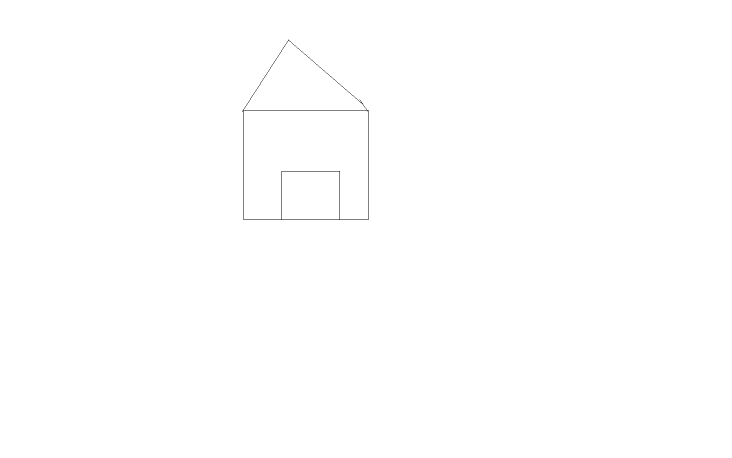
#> input picture ipynb/home.jpg, 1463 x 915 px, found by its file name (shown at 1/2 size)
$ jupyter execute 'Approximation contours.ipynb'
#> lines starting #> are read from the running program, lines starting #| are printed output that depends on the picture; after the words box and inside, x2 and y2 are one past the last pixel; in counts of white or black regions, pixels touching at a corner belong together
[cell 1]
import cv2

img = cv2.imread("C:/Users/kandu/Desktop/All sub/ComputerVision/ipynb/home.jpg")
#> img is the input picture: shape (915, 1463, 3); 99.9% white; black in thin lines or dots, all inside (x1, y1, x2, y2) = (484, 79, 737, 440)
cv2.imshow("Original Image", img)
cv2.waitKey()
cv2.destroyAllWindows()

[cell 2]
gray_img = cv2.cvtColor(img, cv2.COLOR_BGR2GRAY)

_, thres = cv2.threshold(gray_img, 75, 120, cv2.THRESH_BINARY_INV)
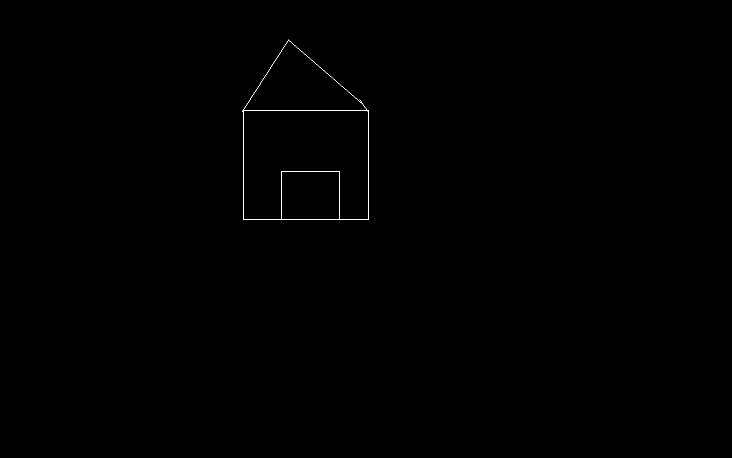
#> thres: shape (915, 1463) (shown at 1/2 size); values 0 (black) and 120 (white), 0.12% white in thin lines or dots, all inside (x1, y1, x2, y2) = (484, 79, 737, 440)

contours, hierachy = cv2.findContours(gray_img, cv2.RETR_LIST, cv2.CHAIN_APPROX_NONE)
#> contours = 229 contours, 225 with area under 20; largest, box (x1, y1, x2, y2) and area: (0, 0, 1463, 915) 1336268, (485, 217, 738, 441) 55474, (488, 221, 736, 439) 42152, (564, 343, 679, 439) 10830

for c in contours:
    x,y,w,h = cv2.boundingRect(c)
    cv2.rectangle(img, (x,y), (w+x, h+y), (223, 32, 23), 3)
    cv2.imshow("rectangle", img)
    cv2.waitKey()
#> this loop made 229 passes
#> (c, x, y, w, h) on passes 2, 7, 8: ([[483, 223], [484, 222], [485, 223], [484, 224]], 483, 222, 3, 3), ([[487, 217], [488, 216], [489, 217], [488, 218]], 487, 216, 3, 3), ([[730, 216], [731, 215], [732, 216], [731, 217]], 730, 215, 3, 3)
#> pass 1, `cv2.imshow("rectangle", img)`:
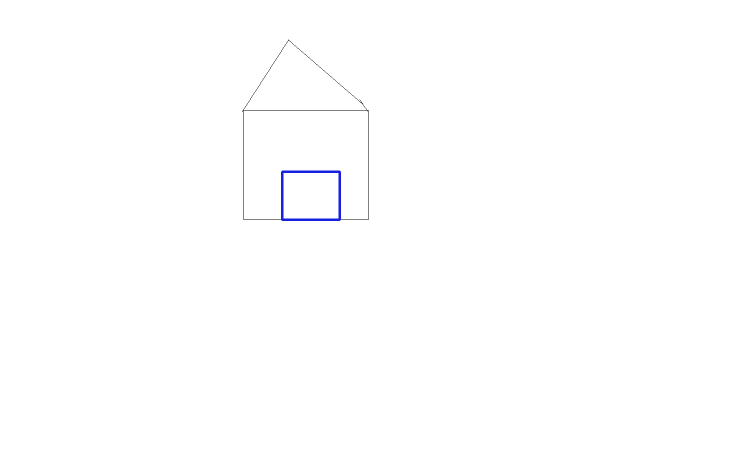
#> window 'rectangle': shape (915, 1463, 3) (shown at 1/2 size); mean B, G, R 254.7, 254.4, 254.4
#> after the loop:
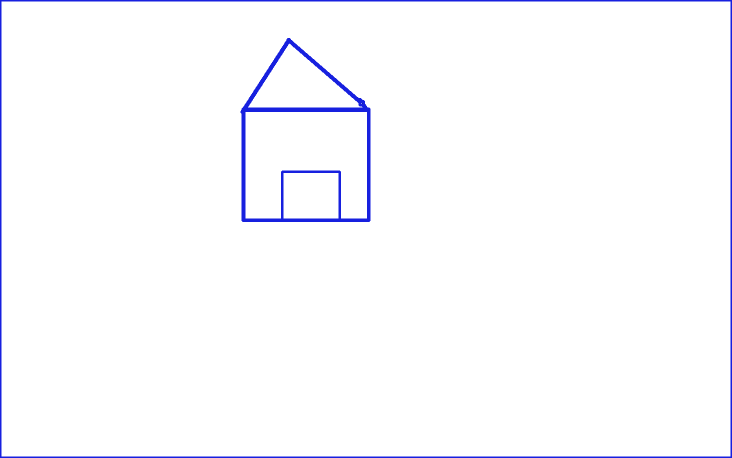
#> img: shape (915, 1463, 3) (shown at 1/2 size); 1.77% of pixels changed, all inside (x1, y1, x2, y2) = (0, 0, 1463, 915)

# cv2.approxPolyDP(contour, Approximation_Accuracy, Closed)

for c in contours:
    accuracy = cv2.arcLength(c, True)*0.03
    approx = cv2.approxPolyDP(c, accuracy, True)
    cv2.drawContours(img, [approx], 0, (0, 0, 0), 3)
    cv2.imshow("actual shape", img)
    cv2.waitKey()
#> this loop made 229 passes
#> (accuracy, approx) on passes 1, 2, 5: (12.54, [[564, 343], [564, 438], [678, 438], [678, 343]]), (0.17, [[483, 223], [484, 222], [485, 223], [484, 224]]), (28.4, [[486, 218], [736, 219], [737, 439], [487, 440]])
#> pass 1, `cv2.imshow("actual shape", img)`:
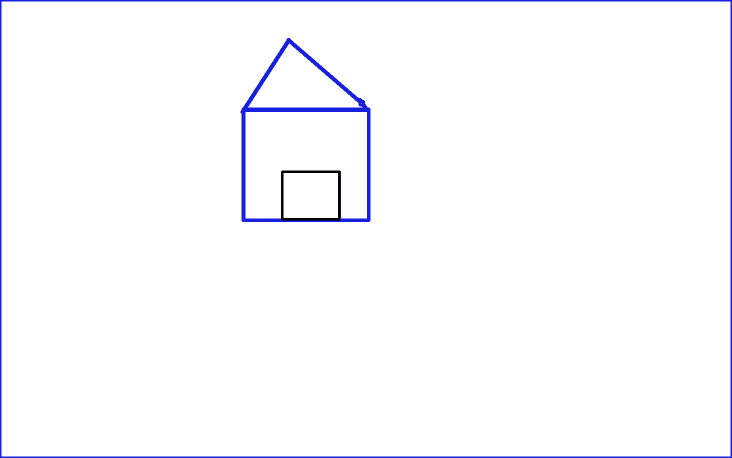
#> window 'actual shape': shape (915, 1463, 3) (shown at 1/2 size); mean B, G, R 254.1, 251, 250.8
#> after the loop:
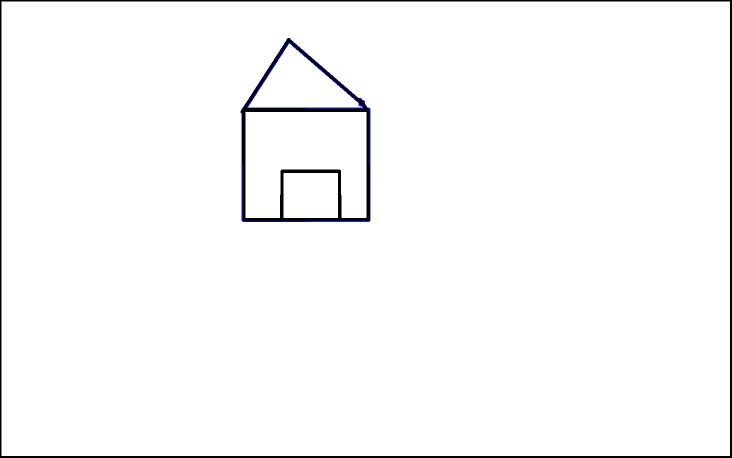
#> img: shape (915, 1463, 3) (shown at 1/2 size); 1.84% of pixels changed, all inside (x1, y1, x2, y2) = (0, 0, 1463, 915)

cv2.destroyAllWindows()
